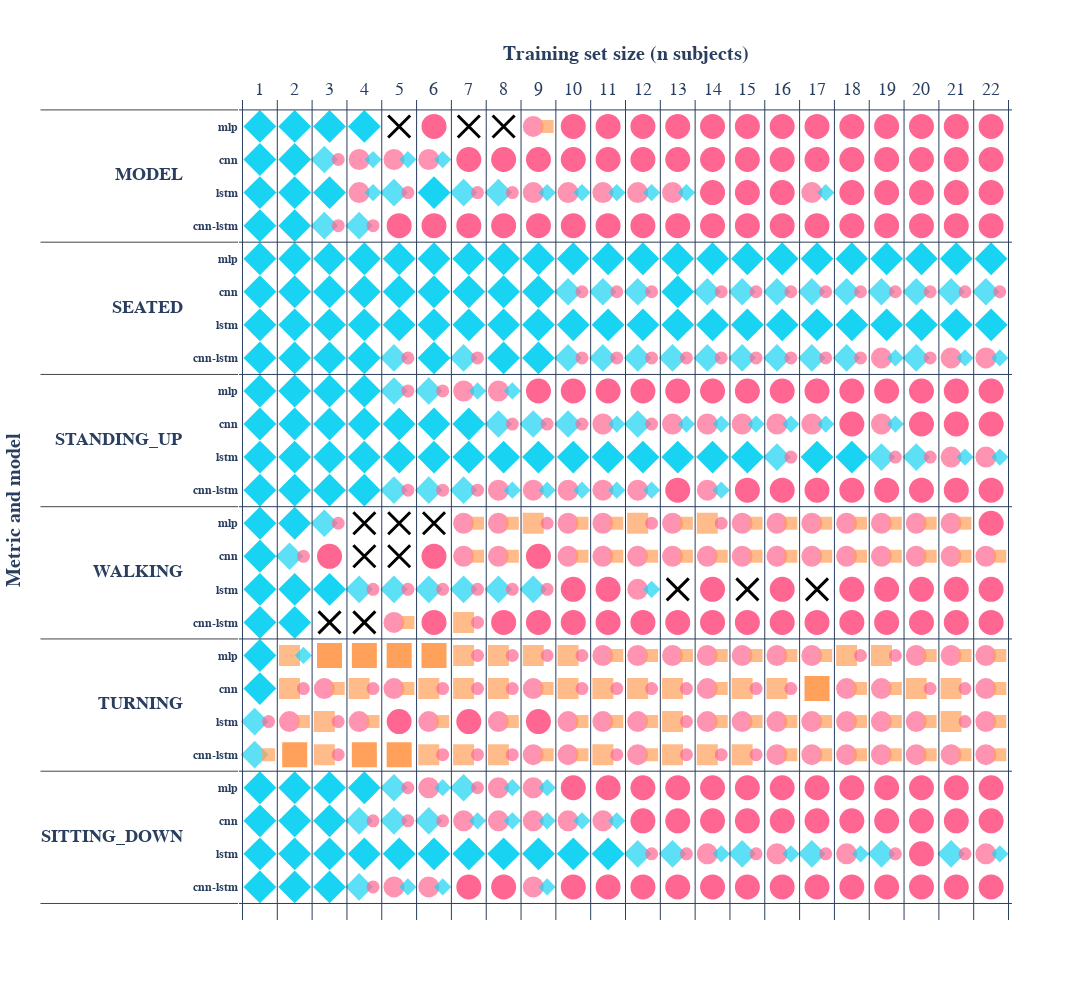

The notebook cell saved with this chart:
### Markdown cell above
## Visual representation

The following figure summarises the previous tables. Each data source is represented by a shape:

- **Smartphone**: orange **square**
- **Smartwatch**: blue **diamond**
- **Fused**: red **circle**

In the figure, there is one or several of these icons for each metric, model and training set size (number of subjects). Here are the possible scenarios:

- A single icon: the data source represented by the icon obtained the statistically best results.
- _N_ icons: the data sources represented by the _N_ icons obtained the statistically best results. The _N_ data sources are ordered by best absolute mean accuracy/F1-score from left to right.
- A cross: no significant differeces were observed among data sources.

### Code cell
sources_results = {
    TargetFilter.MODEL: datasource_overlall_tests, 
    TargetFilter.SEATED: datasource_seated_tests, 
    TargetFilter.STANDING_UP: datasource_standing_tests, 
    TargetFilter.WALKING: datasource_walking_tests, 
    TargetFilter.TURNING: datasource_turning_tests, 
    TargetFilter.SITTING_DOWN: datasource_sitting_tests
}

best_sources = obtain_best_items(sources_results, SOURCES, MODELS)
significance_sources = load_best_significant(SIGNIFICANCE_FILE)

best_datasources_fig = plot_visual_comparison(best_sources, significance_sources, SOURCES, MODELS, yaxis_conf={'title': 'model', 'range': [24, -0.8]})
best_datasources_fig
